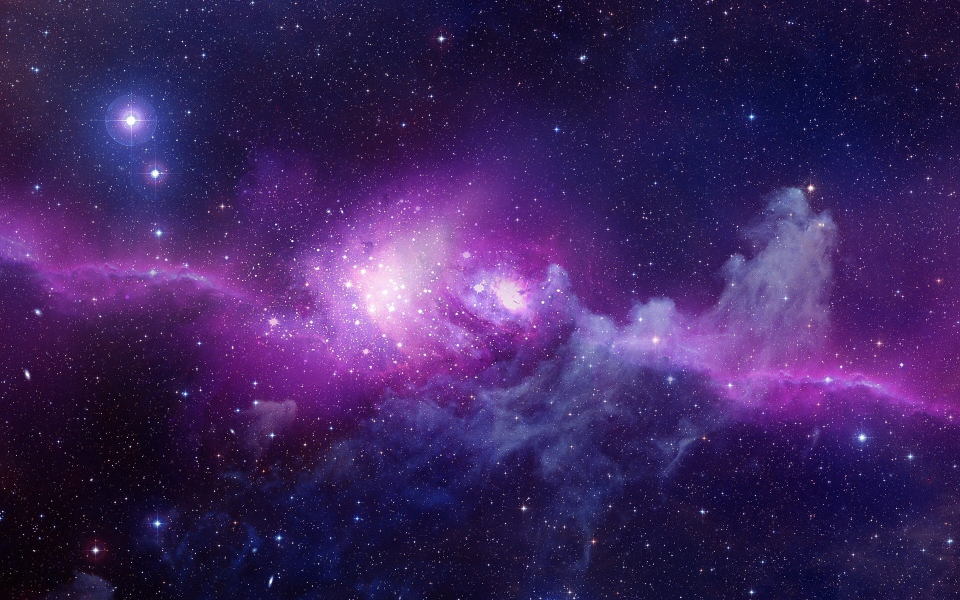
#> input picture imageProcessing/galaxy.jpg, 2880 x 1800 px (shown at 1/3 size)
$ python script.py
#> lines starting #> are read from the running program, lines starting #| are printed output that depends on the picture
import cv2

image = cv2.imread("galaxy.jpg",0)
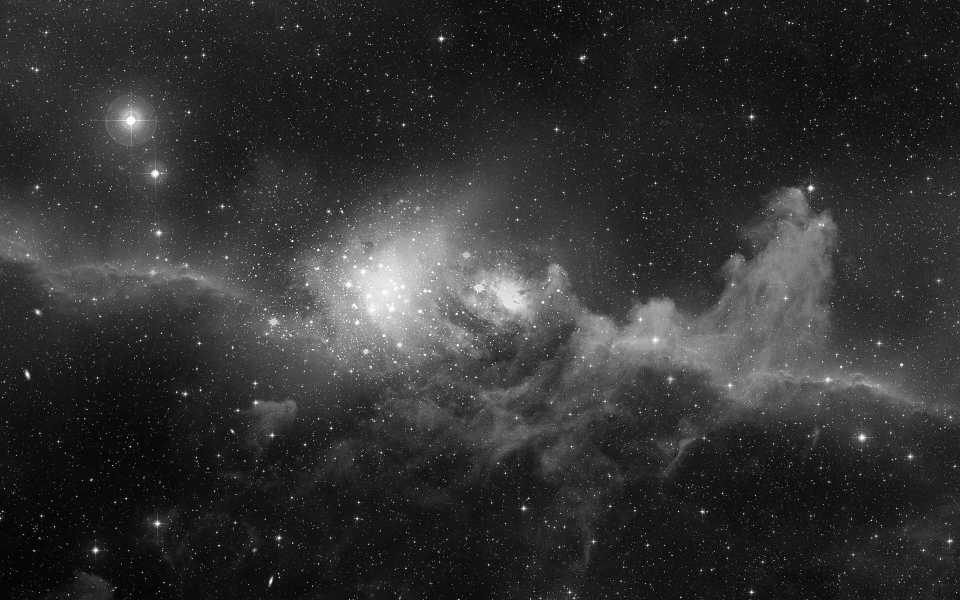
#> image: shape (1800, 2880) (shown at 1/3 size); min 0, max 255, mean 50.6

print(type(image))
#| <class 'numpy.ndarray'>
print(image)
#> (printed output is left out)
print(image.shape)
#| (1800, 2880)
print(image.ndim)
#| 2

resized_image = cv2.resize(image, (int(image.shape[1]/2),int(image.shape[0]/2)))
cv2.imshow("Galaxy", resized_image)
cv2.imwrite("Galaxy_resized.jpg", resized_image)
cv2.waitKey(0)
cv2.destroyAllWindows()

$ run again, with imageProcessing/photo.jpg copied over imageProcessing/galaxy.jpg
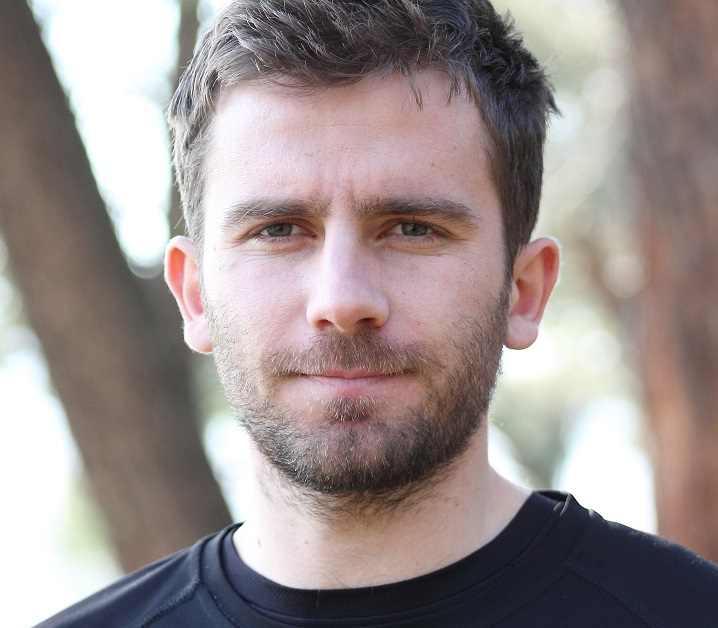
#> input picture imageProcessing/photo.jpg, 718 x 628 px
#> `image = cv2.imread("galaxy.jpg",0)`:
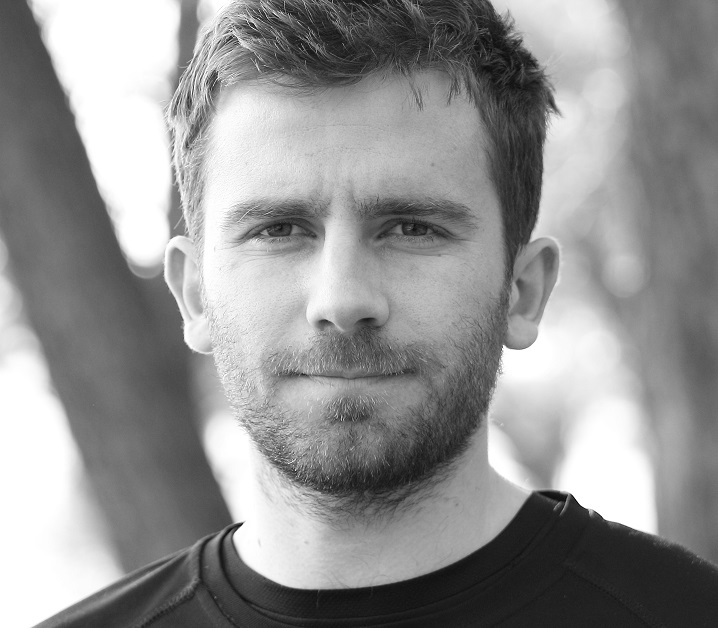
#> image: shape (628, 718); min 2, max 255, mean 146.4
#| <class 'numpy.ndarray'>
#> (printed output is left out)
#| (628, 718)
#| 2
